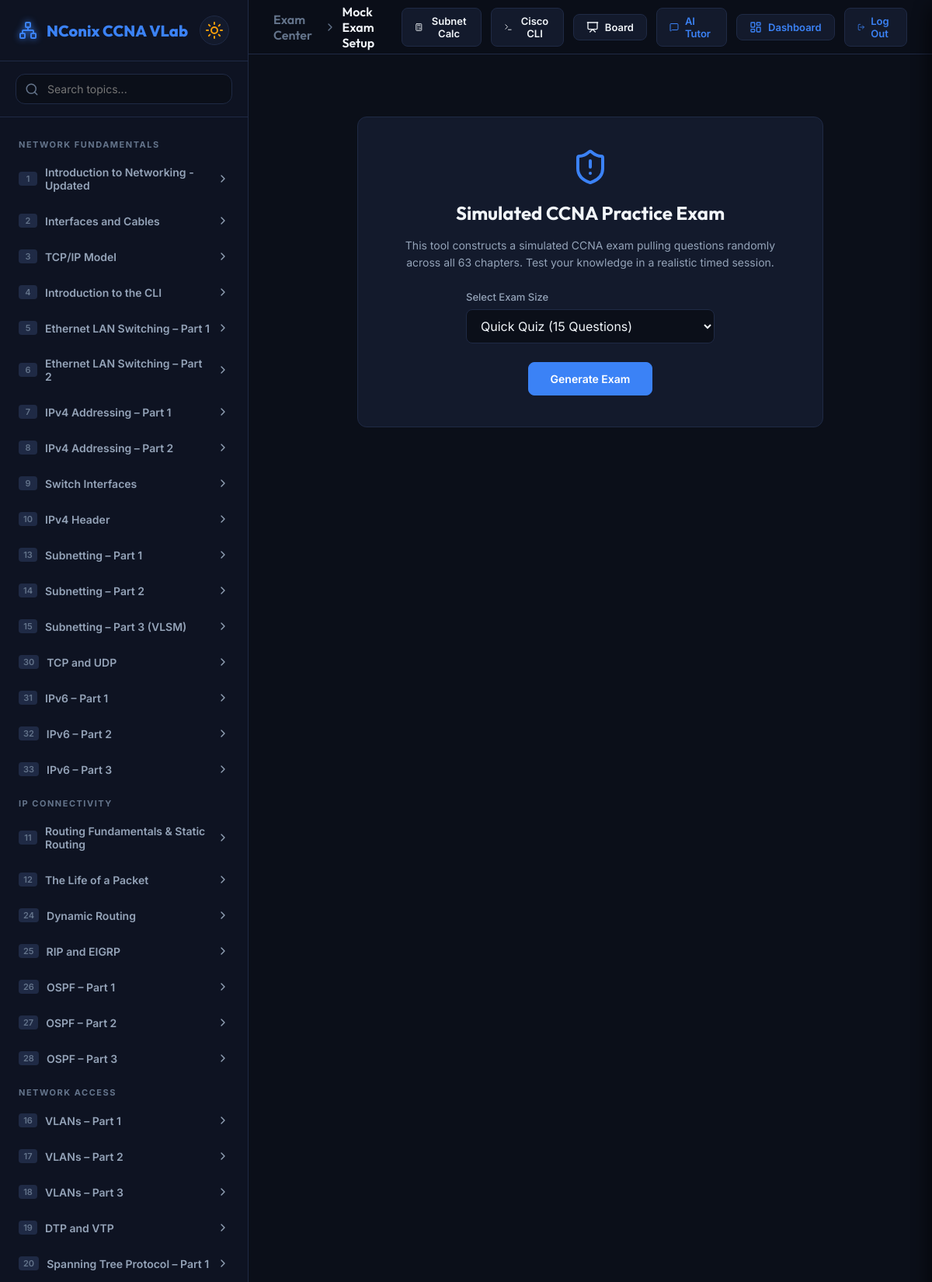
The app's page /mock-exam/ (signed in, upper part) with its own data.
### core/models.py (models this page shows, shortened)
class Domain(models.Model):
    name = models.CharField(max_length=100, unique=True)

class Topic(models.Model):
    id = models.IntegerField(primary_key=True)
    domain = models.ForeignKey(Domain, on_delete=models.CASCADE, related_name='topics')
    title = models.CharField(max_length=200)
    objectives = models.JSONField(default=list)  # list of strings
    lesson_content = models.TextField()  # markdown
    class Meta:
        ordering = ['id']

### core/views.py (the view)
# urls.py: path('mock-exam/', views.mock_exam_setup_view, name='mock_exam_setup'),
@login_required
def mock_exam_setup_view(request):
    sidebar_domains = get_sidebar_data(request.user)
    return render(request, 'core/mock_exam_setup.html', {
        'sidebar_domains': sidebar_domains,
        'active_page': 'mock_exam',
    })

### core/context_processors.py (called while the page is built)
def additional_topics(request):
    return {
        'additional_topics': AdditionalTopic.objects.all().order_by('created_at')
    }

### core/models.py (called while the page is built)
    def has_access_to_topic(self, topic_id):
        if self.role == 'admin':
            return True
        if self.unlock_all_topics:
            return True
        try:
            return int(topic_id) in (self.allowed_topics or [])
        except (ValueError, TypeError):
            return False

### core/templates/core/mock_exam_setup.html (shortened to what this page needs)
{% extends 'core/base.html' %}
{% block breadcrumbs %}
  <span class="breadcrumb-root">Exam Center</span>
  <span class="breadcrumb-separator"><i data-lucide="chevron-right"></i></span>
  <span class="breadcrumb-current">Mock Exam Setup</span>
{% endblock %}
{% block content %}
<div class="exam-setup-card" style="text-align: center; max-width: 600px; margin: 40px auto; padding: 40px 24px;">
  <i data-lucide="shield-alert" style="width: 48px; height: 48px; color: var(--accent); margin-bottom: 16px;"></i>
  <h2 class="exam-setup-title">Simulated CCNA Practice Exam</h2>
  <p class="exam-setup-desc" style="max-width: 480px; margin: 0 auto 24px; font-size: 14px; line-height: 1.6; color: var(--text-secondary);">
    This tool constructs a simulated CCNA exam pulling questions randomly across all 63 chapters. Test your knowledge in a realistic timed session.
  </p>
  <form method="GET" action="{% url 'mock_exam_active' %}">
    <div class="form-group" style="max-width: 320px; margin: 0 auto 24px; text-align: left;">
      <label for="examSize" style="display: block; font-weight: 500; margin-bottom: 8px;">Select Exam Size</label>
      <select name="size" id="examSize" class="form-control" style="width: 100%;">
        <option value="15">Quick Quiz (15 Questions)</option>
      </select>
    </div>
    <button type="submit" class="btn btn-primary btn-lg" style="font-weight: 600; padding: 12px 28px;">
      Generate Exam
    </button>
  </form>
</div>
{% endblock %}

### core/templates/core/base.html (shortened to what this page needs)
{% load static %}
<!DOCTYPE html>
<html lang="en" data-theme="dark">
<head>
  <link rel="stylesheet" href="{% static 'core/styles.css' %}">
</head>
<body>
  <div class="app-container">
    <aside class="sidebar" id="sidebar">
      <div class="sidebar-header">
        <a href="{% url 'dashboard' %}" class="logo" style="text-decoration: none;">
          <i data-lucide="network" class="logo-icon"></i>
          <span>NConix CCNA <span class="accent-text">VLab</span></span>
        </a>
        <button class="theme-toggle" id="themeToggleBtn" title="Toggle Light/Dark Mode">
          <i data-lucide="sun" class="sun-icon"></i>
        </button>
      </div>
      <div class="search-box">
        <i data-lucide="search" class="search-icon"></i>
        <input type="text" id="searchInput" placeholder="Search topics...">
      </div>
      <nav class="navigation">
        <div class="nav-list" id="navList">
          {% if user.is_authenticated %}
            {% for domain in sidebar_domains %}
              <div class="nav-section-title">{{ domain.name|upper }}</div>
              {% for topic in domain.topics %}
                <div class="chapter-item {% if active_page == 'lesson' or active_page == 'quiz' %}{% if topic.id == current_topic_id %}expanded{% endif %}{% endif %}" id="chapter-{{ topic.id }}" data-title="{{ topic.title }}">
                  <div class="chapter-header">
                    <div class="chapter-title-container">
                      <span class="chapter-number">{{ topic.id }}</span>
                      <span {% if topic.locked %}style="color: var(--text-muted);"{% endif %}>{{ topic.title }}</span>
                    </div>
                    {% if topic.locked %}
                      <i data-lucide="lock" class="chapter-chevron" style="color: var(--text-muted); transform: none !important;"></i>
                    {% else %}
                      <i data-lucide="chevron-right" class="chapter-chevron"></i>
                    {% endif %}
                  </div>
                </div>
              {% endfor %}
            {% endfor %}
          {% endif %}
        </div>
      </nav>
    </aside>
    <main class="workspace">
      <header class="header">
        <div class="header-breadcrumbs">
          {% block breadcrumbs %}{% endblock %}
        </div>
        <div class="header-actions">
          <button class="header-btn" id="toolSubnetBtn" title="Subnetting Calculator">
            <i data-lucide="calculator"></i>
            <span>Subnet Calc</span>
          </button>
          <button class="header-btn" id="toolCliBtn" title="Cisco IOS CLI Simulator">
            <i data-lucide="terminal"></i>
            <span>Cisco CLI</span>
          </button>
          {% if user.is_authenticated %}
            {% if active_page != 'admin_board' %}
              <button class="header-btn" id="toolBoardBtn" title="Live Shared Whiteboard" style="position: relative;">
                <i data-lucide="presentation"></i>
                <span>Board</span>
              </button>
            {% endif %}
            <a href="{% url 'tutor_bot' %}" class="header-btn {% if active_page == 'tutor_bot' %}highlight-btn{% endif %}" title="AI Networking Tutor" style="text-decoration: none;">
              <i data-lucide="message-square"></i>
              <span>AI Tutor</span>
            </a>
            <a href="{% url 'dashboard' %}" class="header-btn {% if active_page == 'dashboard' %}highlight-btn{% endif %}" style="text-decoration: none;">
              <i data-lucide="layout-dashboard"></i>
              <span>Dashboard</span>
            </a>
            <a href="{% url 'logout' %}" class="header-btn" title="Log Out" style="text-decoration: none;">
              <i data-lucide="log-out"></i>
              <span>Log Out</span>
            </a>
          {% endif %}
        </div>
      </header>
      <div class="viewport" id="viewport">
        {% block content %}{% endblock %}
      </div>
    </main>
  </div>
</body>
</html>

### records on screen
Domain: name "NETWORK FUNDAMENTALS"
Topic: title "Introduction to Networking - Updated"
Topic: title "Interfaces and Cables"
Topic: title "TCP/IP Model"
Topic: title "Introduction to the CLI"
Topic: title "Ethernet LAN Switching – Part 1"
Topic: title "Ethernet LAN Switching – Part 2"
Topic: title "IPv4 Addressing – Part 1"
Topic: title "IPv4 Addressing – Part 2"
Topic: title "Switch Interfaces"
Topic: title "IPv4 Header"
Topic: title "Subnetting – Part 1"
Topic: title "Subnetting – Part 2"
Topic: title "Subnetting – Part 3 (VLSM)"
Topic: title "TCP and UDP"
Topic: title "IPv6 – Part 1"
Topic: title "IPv6 – Part 2"
Topic: title "IPv6 – Part 3"
Domain: name "IP CONNECTIVITY"
Topic: title "Routing Fundamentals & Static Routing"
Topic: title "The Life of a Packet"
Topic: title "Dynamic Routing"
Topic: title "RIP and EIGRP"
Topic: title "OSPF – Part 1"
Topic: title "OSPF – Part 2"
Topic: title "OSPF – Part 3"
Domain: name "NETWORK ACCESS"
Topic: title "VLANs – Part 1"
Topic: title "VLANs – Part 2"
Topic: title "VLANs – Part 3"
Topic: title "DTP and VTP"
Topic: title "Spanning Tree Protocol – Part 1"

### other values on screen
{{ topic.id }} "1" "2" "3" "4" "5" "6" "7" "8" "9" "10" "13" "14" "15" "30" "31" "32" "33" "11" "12" "24" "25" "26" "27" "28" "16" "17" "18" "19" "20"
